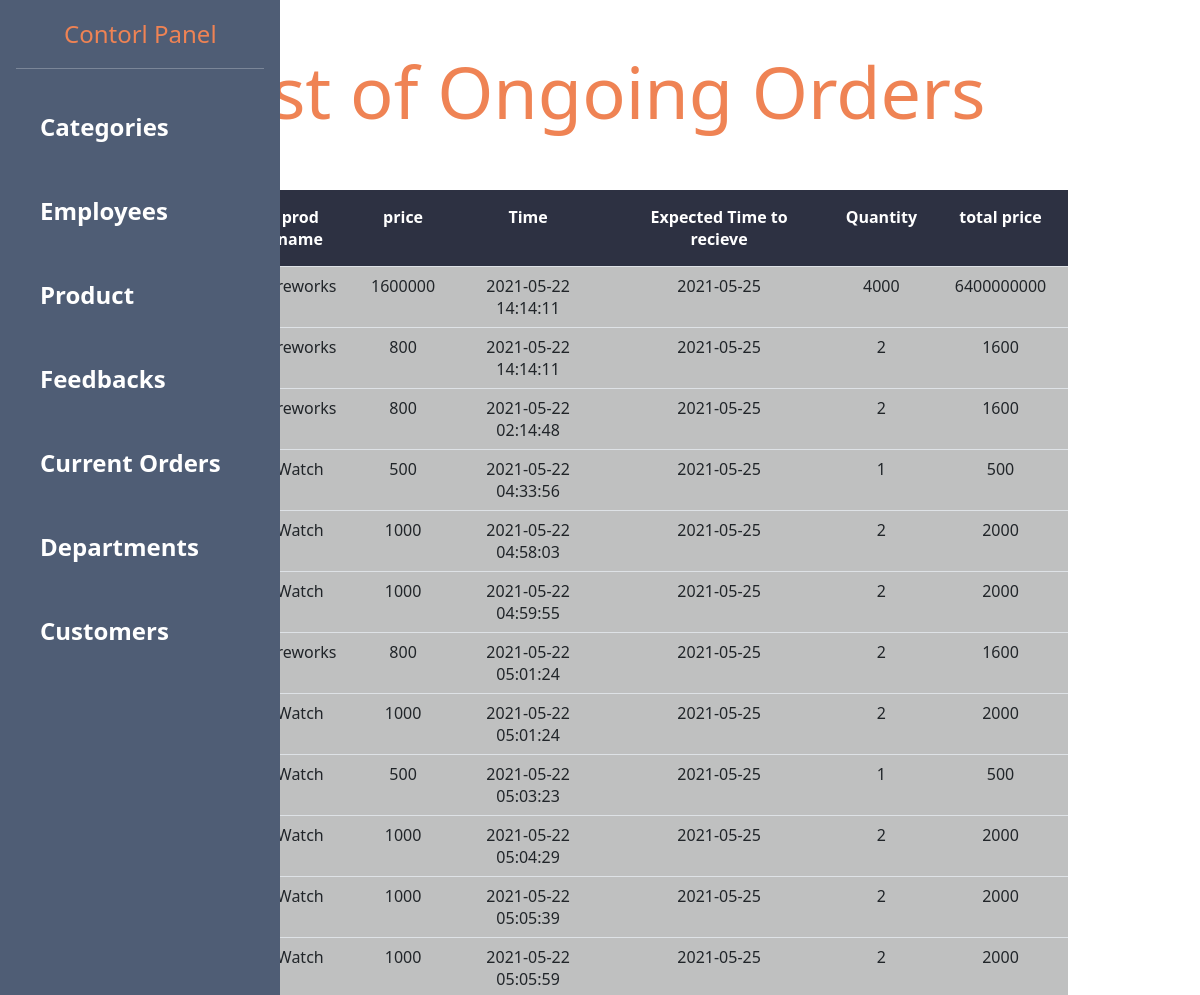
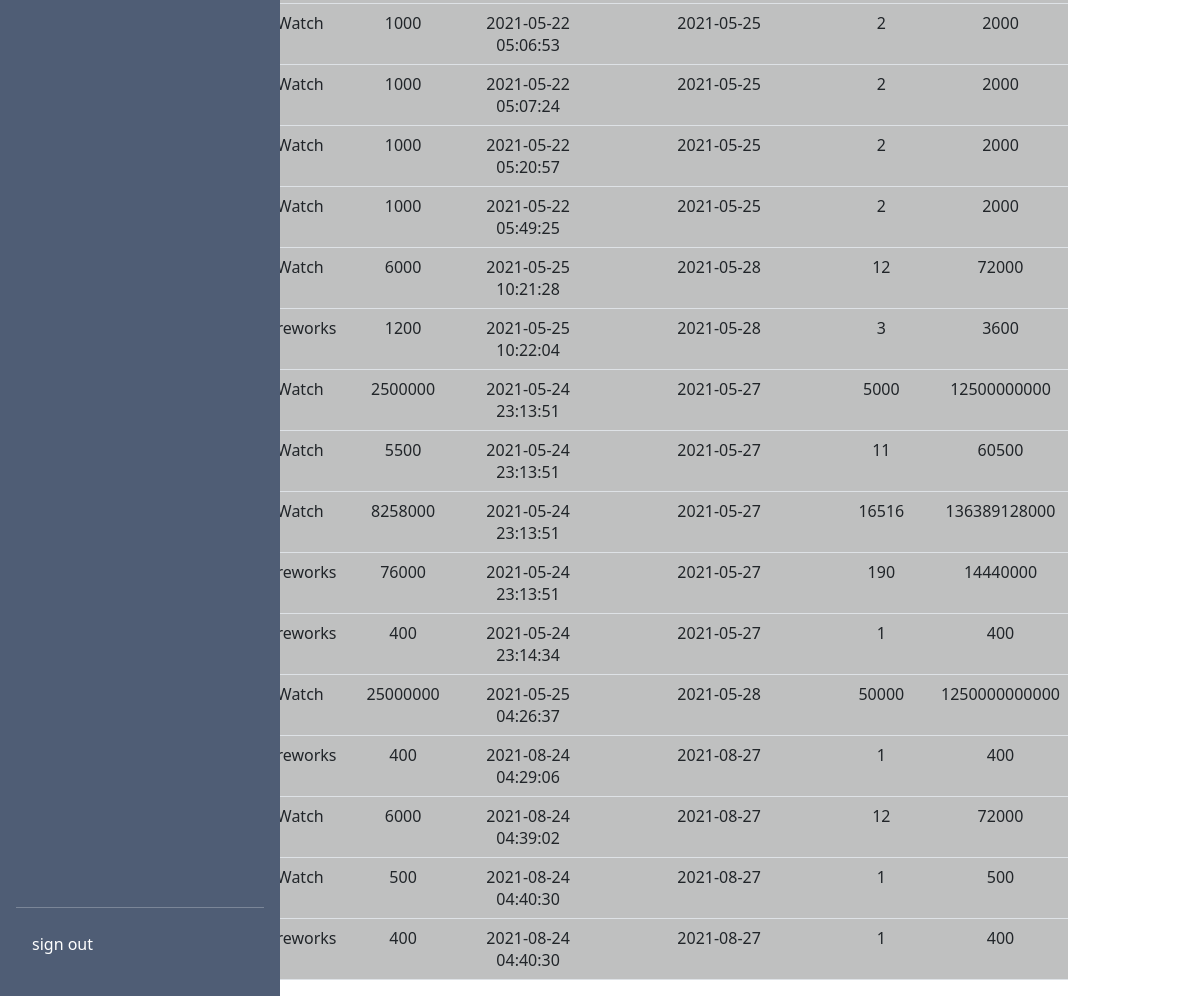
/alterPages/orders/order.php (signed in), run on the app's committed database (2 pictures, top to bottom).
### tables this page shows
CREATE TABLE `order` (
  `id` int(4) NOT NULL,
  `price` int(4) NOT NULL,
  `prodQuan` int(4) NOT NULL,
  `custId` int(4) NOT NULL,
  `prodId` int(4) NOT NULL,
  `totprice` int(11) NOT NULL,
  `time` timestamp NOT NULL DEFAULT current_timestamp() ON UPDATE current_timestamp(),
  `orderAd` varchar(255) NOT NULL,
  `orderPhone` varchar(255) NOT NULL
);

CREATE TABLE `product` (
  `id` int(4) NOT NULL,
  `proName` varchar(255) NOT NULL,
  `description` varchar(255) NOT NULL,
  `metalPurty` varchar(255) NOT NULL,
  `metalColor` varchar(200) NOT NULL,
  `Brand` varchar(200) NOT NULL,
  `price` int(4) NOT NULL,
  `image` mediumtext NOT NULL,
  `adminId` int(4) NOT NULL,
  `categoryId` int(4) NOT NULL,
  `prodQuantity` int(11) NOT NULL
);

### alterPages/orders/order.php (the view, shortened to what this page needs)
<html>
<head>
    <link href="https://cdn.jsdelivr.net/npm/bootstrap@5.0.0-beta3/dist/css/bootstrap.min.css" rel="stylesheet">
</head>
<?php
 include '../../shared/sidebar.php';
include '../../shared/config.php';
?>
<div class="container text-center pt-5">
    <h1 style="color: #ef8354 ;" class="display-2"> List of Ongoing Orders</h1>
</div>
<div class="container col-9 pt-5" style=" float:right; margin-right:10%;">
<table class="table table-hover text-dark text-center">
<tr  style="color:white; background-color: 2d3142;" >
            <th class="p-3" > ID</th>
            <th class="p-3" > prod name</th>
            <th class="p-3" > price</th>
            <th class="p-3" > Time</th>
            <th class="p-3" > Expected Time to recieve</th>
            <th class="p-3" > Quantity</th>
            <th class="p-3" > total price</th>
        </tr>
        <?php
                  $select = "SELECT product.proName, product.price, product.prodQuantity, order.id, order.price, order.prodQuan,order.time
                  FROM `order`
                  INNER JOIN product ON order.prodId=product.id";
        $s = mysqli_query($conn,$select) ;
         foreach($s as $data) {
            ?>
           <tr style="background-color: bfc0c0;">
                    <th> <?php echo $data['id'];?> </th>
                    <td> <?php echo $data['proName']; ?> </td>
                    <td> <?php echo $data['price']; ?> </td>
                    <td> <?php echo $data['time']; ?> </td>
                    <?php $date = $data['time'];
            $date = date('Y-m-d', strtotime($date . ' + 3 days'));
            ?>
                    <td> <?php echo $date ?> </td>
                    <td> <?php echo $data['prodQuan']; ?> </td>
                    <td> <?php $sum = $data['price'] * $data['prodQuan']; echo $sum; ?> </td>
        </tr>
        <?php } ?>
    </table>
</div>
<?php
 include '../../shared/script.php' ;
?>

### data on the page
order: prodId.proName "Fireworks", price "1600000", time "2021-05-22 14:14:11", time "2021-05-25", prodQuan "4000", sum "6400000000"
order: prodId.proName "Fireworks", price "800", time "2021-05-22 14:14:11", time "2021-05-25", prodQuan "2", sum "1600"
order: prodId.proName "Fireworks", price "800", time "2021-05-22 02:14:48", time "2021-05-25", prodQuan "2", sum "1600"
order: prodId.proName "Watch", price "500", time "2021-05-22 04:33:56", time "2021-05-25", prodQuan "1"
order: prodId.proName "Watch", price "1000", time "2021-05-22 04:58:03", time "2021-05-25", prodQuan "2", sum "2000"
order: prodId.proName "Watch", price "1000", time "2021-05-22 04:59:55", time "2021-05-25", prodQuan "2", sum "2000"
order: prodId.proName "Fireworks", price "800", time "2021-05-22 05:01:24", time "2021-05-25", prodQuan "2", sum "1600"
order: prodId.proName "Watch", price "1000", time "2021-05-22 05:01:24", time "2021-05-25", prodQuan "2", sum "2000"
order: prodId.proName "Watch", price "500", time "2021-05-22 05:03:23", time "2021-05-25", prodQuan "1"
order: prodId.proName "Watch", price "1000", time "2021-05-22 05:04:29", time "2021-05-25", prodQuan "2", sum "2000"
order: prodId.proName "Watch", price "1000", time "2021-05-22 05:05:39", time "2021-05-25", prodQuan "2", sum "2000"
order: prodId.proName "Watch", price "1000", time "2021-05-22 05:05:59", time "2021-05-25", prodQuan "2", sum "2000"
order: prodId.proName "Watch", price "1000", time "2021-05-22 05:06:53", time "2021-05-25", prodQuan "2", sum "2000"
order: prodId.proName "Watch", price "1000", time "2021-05-22 05:07:24", time "2021-05-25", prodQuan "2", sum "2000"
order: prodId.proName "Watch", price "1000", time "2021-05-22 05:20:57", time "2021-05-25", prodQuan "2", sum "2000"
order: prodId.proName "Watch", price "1000", time "2021-05-22 05:49:25", time "2021-05-25", prodQuan "2", sum "2000"
order: prodId.proName "Watch", price "6000", time "2021-05-25 10:21:28", time "2021-05-28", prodQuan "12", sum "72000"
order: prodId.proName "Fireworks", price "1200", time "2021-05-25 10:22:04", time "2021-05-28", prodQuan "3", sum "3600"
order: prodId.proName "Watch", price "2500000", time "2021-05-24 23:13:51", time "2021-05-27", prodQuan "5000", sum "12500000000"
order: prodId.proName "Watch", price "5500", time "2021-05-24 23:13:51", time "2021-05-27", prodQuan "11", sum "60500"
order: prodId.proName "Watch", price "8258000", time "2021-05-24 23:13:51", time "2021-05-27", prodQuan "16516", sum "136389128000"
order: prodId.proName "Fireworks", price "76000", time "2021-05-24 23:13:51", time "2021-05-27", prodQuan "190", sum "14440000"
order: prodId.proName "Fireworks", price "400", time "2021-05-24 23:14:34", time "2021-05-27", prodQuan "1"
order: prodId.proName "Watch", price "25000000", time "2021-05-25 04:26:37", time "2021-05-28", prodQuan "50000", sum "1250000000000"
order: prodId.proName "Fireworks", price "400", time "2021-08-24 04:29:06", time "2021-08-27", prodQuan "1"
order: prodId.proName "Watch", price "6000", time "2021-08-24 04:39:02", time "2021-08-27", prodQuan "12", sum "72000"
order: prodId.proName "Watch", price "500", time "2021-08-24 04:40:30", time "2021-08-27", prodQuan "1"
order: prodId.proName "Fireworks", price "400", time "2021-08-24 04:40:30", time "2021-08-27", prodQuan "1"
